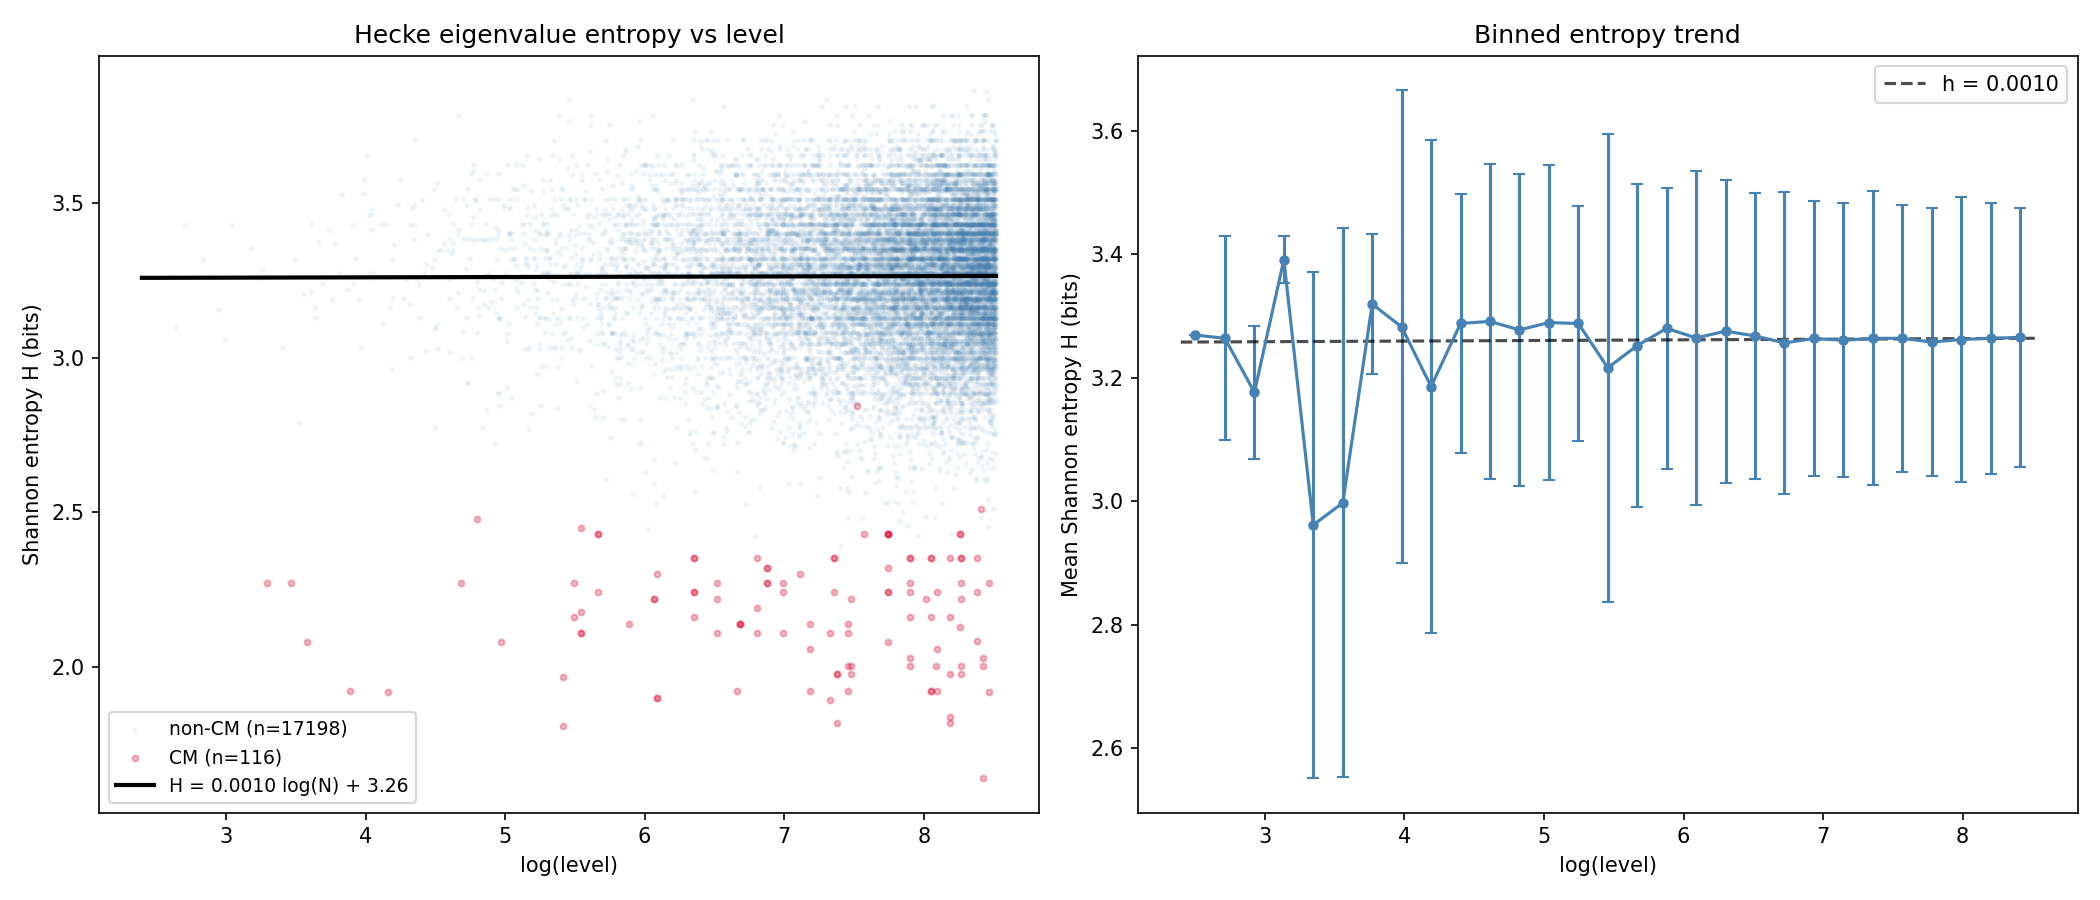

Write Python code to recreate this figure.
#!/usr/bin/env python3
"""
Hecke eigenvalue entropy scaling with level.

For each of the 17,314 dim-1 weight-2 modular forms in DuckDB:
  - Extract a_p at the first 25 primes (p = 2..97)
  - Compute Shannon entropy H of the empirical distribution of a_p values
    binned into 20 equal-width bins spanning the Hasse range [-2*sqrt(p_max), 2*sqrt(p_max)]
  - Fit H = h * log(N) + c  where N = level
  - Stratify by CM vs non-CM (proxy for Galois image class: ST group 1.2.1.d1 = CM)

Outputs:
  - cartography/v2/hecke_entropy_rate_results.json
  - cartography/v2/hecke_entropy_rate.png
"""

import json
import math
import sys
import os
import numpy as np
from scipy import stats

# ── Configuration ──────────────────────────────────────────────────────────
NUM_PRIMES = 25
NUM_BINS = 20
DB_PATH = os.path.join(os.path.dirname(__file__), "..", "..", "charon", "data", "charon.duckdb")
OUT_DIR = os.path.dirname(os.path.abspath(__file__))

# First 25 primes
PRIMES_25 = [2, 3, 5, 7, 11, 13, 17, 19, 23, 29,
             31, 37, 41, 43, 47, 53, 59, 61, 67, 71,
             73, 79, 83, 89, 97]
P_MAX = PRIMES_25[-1]  # 97
HASSE_BOUND = 2 * math.sqrt(P_MAX)  # ~19.7


def shannon_entropy(values, num_bins, bin_range):
    """Compute Shannon entropy (bits) of empirical distribution via histogram."""
    counts, _ = np.histogram(values, bins=num_bins, range=bin_range)
    # Normalize to probabilities
    total = counts.sum()
    if total == 0:
        return 0.0
    probs = counts / total
    # H = -sum p_i log2(p_i), ignoring zero bins
    mask = probs > 0
    return -np.sum(probs[mask] * np.log2(probs[mask]))


def main():
    import duckdb

    con = duckdb.connect(DB_PATH, read_only=True)

    # Pull all dim-1 weight-2 forms
    rows = con.execute("""
        SELECT level, ap_coeffs, is_cm, sato_tate_group
        FROM modular_forms
        WHERE dim = 1 AND weight = 2
        ORDER BY level
    """).fetchall()
    con.close()

    print(f"Loaded {len(rows)} forms")

    bin_range = (-HASSE_BOUND, HASSE_BOUND)
    levels = []
    entropies = []
    cm_flags = []
    st_groups = []
    skipped = 0

    for level, ap_json, is_cm, st_group in rows:
        if ap_json is None:
            skipped += 1
            continue
        ap_list = json.loads(ap_json)
        if len(ap_list) < NUM_PRIMES:
            skipped += 1
            continue

        # Extract a_p for first 25 primes (dim=1 so each entry is [val])
        a_p = np.array([ap_list[i][0] for i in range(NUM_PRIMES)], dtype=float)

        H = shannon_entropy(a_p, NUM_BINS, bin_range)

        levels.append(level)
        entropies.append(H)
        cm_flags.append(bool(is_cm))
        st_groups.append(st_group or "unknown")

    print(f"Computed entropy for {len(levels)} forms (skipped {skipped})")

    levels = np.array(levels, dtype=float)
    entropies = np.array(entropies)
    cm_flags = np.array(cm_flags)
    log_levels = np.log(levels)

    # ── Global fit: H = h * log(N) + c ───────────────────────────────────
    slope, intercept, r_value, p_value, std_err = stats.linregress(log_levels, entropies)
    print(f"\nGlobal fit: H = {slope:.6f} * log(N) + {intercept:.4f}")
    print(f"  R^2 = {r_value**2:.6f}, p = {p_value:.2e}, SE(h) = {std_err:.6f}")

    results = {
        "description": "Shannon entropy of Hecke eigenvalue distributions vs level",
        "config": {
            "num_primes": NUM_PRIMES,
            "primes": PRIMES_25,
            "num_bins": NUM_BINS,
            "hasse_bound": round(HASSE_BOUND, 4),
            "bin_range": [round(-HASSE_BOUND, 4), round(HASSE_BOUND, 4)],
        },
        "n_forms": len(levels),
        "global_fit": {
            "h_entropy_growth_coeff": round(slope, 6),
            "intercept": round(intercept, 4),
            "R_squared": round(r_value ** 2, 6),
            "p_value": float(f"{p_value:.4e}"),
            "std_err_h": round(std_err, 6),
        },
        "stratified": {},
    }

    # ── Stratify by Galois image proxy (CM vs non-CM / Sato-Tate) ────────
    unique_st = sorted(set(st_groups))
    labels_map = {
        "1.2.3.c1": "non-CM (SU(2))",
        "1.2.1.d1": "CM",
    }

    for st in unique_st:
        mask = np.array([s == st for s in st_groups])
        n = mask.sum()
        if n < 10:
            continue
        sl, ic, rv, pv, se = stats.linregress(log_levels[mask], entropies[mask])
        label = labels_map.get(st, st)
        print(f"\n{label} (n={n}): H = {sl:.6f} * log(N) + {ic:.4f}, R^2 = {rv**2:.6f}")
        results["stratified"][label] = {
            "sato_tate_group": st,
            "n_forms": int(n),
            "h_entropy_growth_coeff": round(sl, 6),
            "intercept": round(ic, 4),
            "R_squared": round(rv ** 2, 6),
            "p_value": float(f"{pv:.4e}"),
            "std_err_h": round(se, 6),
            "mean_entropy": round(float(entropies[mask].mean()), 4),
            "std_entropy": round(float(entropies[mask].std()), 4),
        }

    # Also add CM vs non-CM summary
    for flag, label in [(True, "CM"), (False, "non-CM")]:
        mask = cm_flags == flag
        n = mask.sum()
        if n < 5:
            continue
        results["stratified"][label + "_summary"] = {
            "n_forms": int(n),
            "mean_entropy": round(float(entropies[mask].mean()), 4),
            "std_entropy": round(float(entropies[mask].std()), 4),
            "mean_level": round(float(levels[mask].mean()), 1),
        }

    # ── Binned means for cleaner visualization ───────────────────────────
    log_bin_edges = np.linspace(log_levels.min(), log_levels.max(), 30)
    bin_centers = []
    bin_means = []
    bin_stds = []
    bin_counts = []
    for i in range(len(log_bin_edges) - 1):
        mask = (log_levels >= log_bin_edges[i]) & (log_levels < log_bin_edges[i + 1])
        if mask.sum() > 0:
            bin_centers.append(float((log_bin_edges[i] + log_bin_edges[i + 1]) / 2))
            bin_means.append(float(entropies[mask].mean()))
            bin_stds.append(float(entropies[mask].std()))
            bin_counts.append(int(mask.sum()))

    results["binned_trend"] = {
        "log_level_centers": [round(x, 3) for x in bin_centers],
        "mean_entropy": [round(x, 4) for x in bin_means],
        "std_entropy": [round(x, 4) for x in bin_stds],
        "counts": bin_counts,
    }

    # ── Save results ─────────────────────────────────────────────────────
    out_json = os.path.join(OUT_DIR, "hecke_entropy_rate_results.json")
    with open(out_json, "w") as f:
        json.dump(results, f, indent=2)
    print(f"\nResults saved to {out_json}")

    # ── Plot ──────────────────────────────────────────────────────────────
    try:
        import matplotlib
        matplotlib.use("Agg")
        import matplotlib.pyplot as plt

        fig, axes = plt.subplots(1, 2, figsize=(14, 6))

        # Left panel: scatter + fit
        ax = axes[0]
        non_cm = ~cm_flags
        ax.scatter(log_levels[non_cm], entropies[non_cm], alpha=0.05, s=3,
                   color="steelblue", label=f"non-CM (n={non_cm.sum()})", rasterized=True)
        ax.scatter(log_levels[cm_flags], entropies[cm_flags], alpha=0.3, s=8,
                   color="crimson", label=f"CM (n={cm_flags.sum()})", rasterized=True)

        x_fit = np.linspace(log_levels.min(), log_levels.max(), 100)
        ax.plot(x_fit, slope * x_fit + intercept, "k-", lw=2,
                label=f"H = {slope:.4f} log(N) + {intercept:.2f}")
        ax.set_xlabel("log(level)")
        ax.set_ylabel("Shannon entropy H (bits)")
        ax.set_title("Hecke eigenvalue entropy vs level")
        ax.legend(fontsize=9)

        # Right panel: binned means with error bars
        ax2 = axes[1]
        ax2.errorbar(bin_centers, bin_means, yerr=bin_stds, fmt="o-",
                     color="steelblue", capsize=3, markersize=4)
        ax2.plot(x_fit, slope * x_fit + intercept, "k--", lw=1.5, alpha=0.7,
                 label=f"h = {slope:.4f}")
        ax2.set_xlabel("log(level)")
        ax2.set_ylabel("Mean Shannon entropy H (bits)")
        ax2.set_title("Binned entropy trend")
        ax2.legend()

        plt.tight_layout()
        out_png = os.path.join(OUT_DIR, "hecke_entropy_rate.png")
        plt.savefig(out_png, dpi=150)
        print(f"Plot saved to {out_png}")
        plt.close()
    except ImportError:
        print("matplotlib not available; skipping plot")

    # ── Summary ──────────────────────────────────────────────────────────
    print(f"\n{'='*60}")
    print(f"ENTROPY GROWTH COEFFICIENT h = {slope:.6f} +/- {std_err:.6f}")
    print(f"{'='*60}")

    return results


if __name__ == "__main__":
    main()
